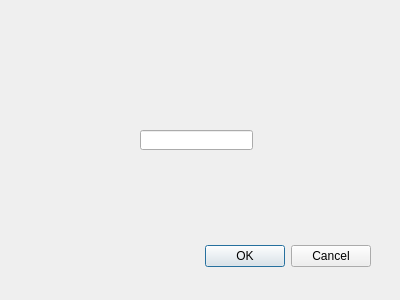
<?xml version="1.0" encoding="UTF-8"?>
<ui version="4.0">
 <class>DialogSave</class>
 <widget class="QDialog" name="DialogSave">
  <property name="geometry">
   <rect>
    <x>0</x>
    <y>0</y>
    <width>400</width>
    <height>300</height>
   </rect>
  </property>
  <property name="windowTitle">
   <string>Dialog</string>
  </property>
  <widget class="QDialogButtonBox" name="buttonBox">
   <property name="geometry">
    <rect>
     <x>30</x>
     <y>240</y>
     <width>341</width>
     <height>32</height>
    </rect>
   </property>
   <property name="orientation">
    <enum>Qt::Horizontal</enum>
   </property>
   <property name="standardButtons">
    <set>QDialogButtonBox::Cancel|QDialogButtonBox::Ok</set>
   </property>
  </widget>
  <widget class="QLineEdit" name="lineEdit">
   <property name="geometry">
    <rect>
     <x>140</x>
     <y>130</y>
     <width>113</width>
     <height>20</height>
    </rect>
   </property>
  </widget>
 </widget>
 <resources/>
 <connections>
  <connection>
   <sender>buttonBox</sender>
   <signal>accepted()</signal>
   <receiver>DialogSave</receiver>
   <slot>accept()</slot>
   <hints>
    <hint type="sourcelabel">
     <x>248</x>
     <y>254</y>
    </hint>
    <hint type="destinationlabel">
     <x>157</x>
     <y>274</y>
    </hint>
   </hints>
  </connection>
  <connection>
   <sender>buttonBox</sender>
   <signal>rejected()</signal>
   <receiver>DialogSave</receiver>
   <slot>reject()</slot>
   <hints>
    <hint type="sourcelabel">
     <x>316</x>
     <y>260</y>
    </hint>
    <hint type="destinationlabel">
     <x>286</x>
     <y>274</y>
    </hint>
   </hints>
  </connection>
 </connections>
</ui>
